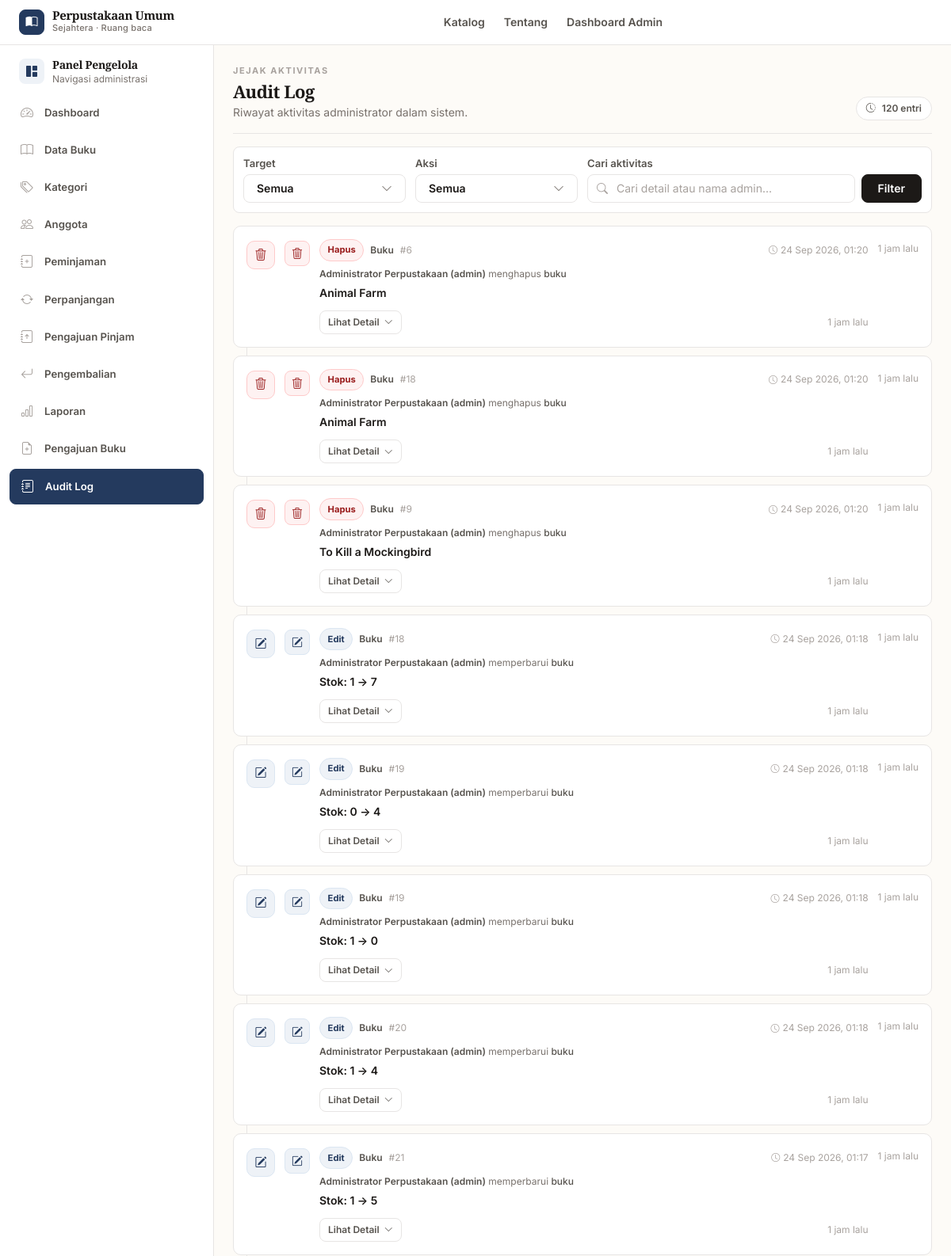
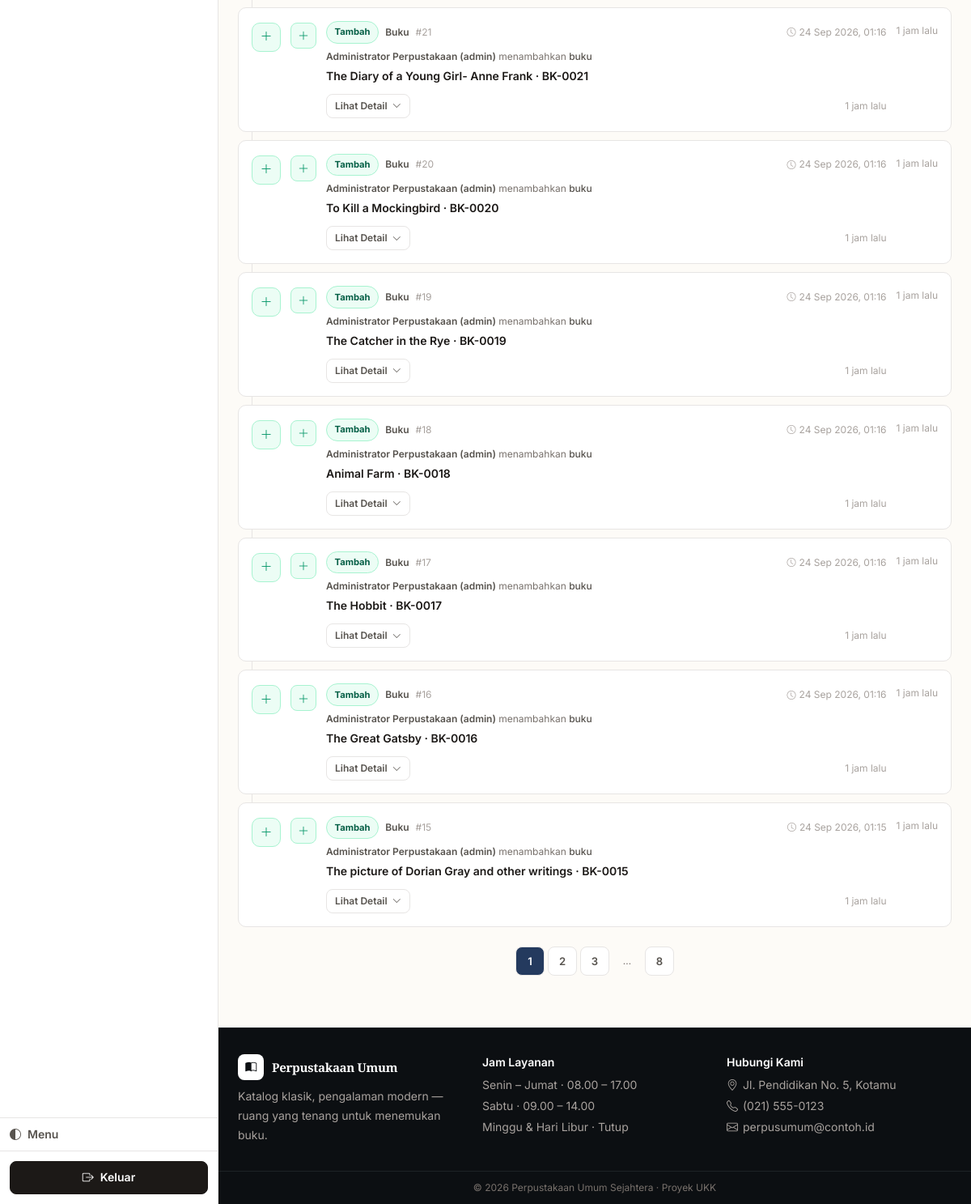
/admin/audit_log/index.php (signed in), run on the app's committed database (2 pictures, top to bottom).
### tables this page shows
CREATE TABLE `audit_log` (
  `id` int NOT NULL,
  `user_id` int DEFAULT NULL,
  `aksi` enum('tambah','edit','hapus') NOT NULL,
  `target_tabel` varchar(20) NOT NULL,
  `target_id` int NOT NULL,
  `detail` text,
  `created_at` timestamp NOT NULL DEFAULT CURRENT_TIMESTAMP
);

### includes/functions.php (called while the page is built, shortened)
<?php
function e($string) {
    return htmlspecialchars($string ?? '', ENT_QUOTES, 'UTF-8');
}
function clean($string) {
    return trim(strip_tags($string ?? ''));
}

### admin/audit_log/index.php (the view, shortened to what this page needs)
<?php
require_once __DIR__ . '/../../config/bootstrap.php';
$filter_tabel = $_GET['tabel'] ?? 'semua';
$filter_aksi = $_GET['aksi'] ?? 'semua';
$kata_kunci = clean($_GET['q'] ?? '');
$halaman = isset($_GET['halaman']) ? max(1, (int)$_GET['halaman']) : 1;
$per_halaman = 15;
$offset = ($halaman - 1) * $per_halaman;
$where = [];
$params = [];
$where_sql = $where ? ('WHERE ' . implode(' AND ', $where)) : '';
$total = 0;
$daftar = [];
$total_halaman = 1;
try {
    $stmt = $pdo->prepare("SELECT COUNT(*) FROM audit_log a LEFT JOIN admin adm ON adm.id_admin = a.user_id $where_sql");
    $stmt->execute($params);
    $total = (int)$stmt->fetchColumn();
    $total_halaman = max(1, (int)ceil($total / $per_halaman));
    $sql = "SELECT a.*, adm.nama AS admin_nama, adm.username FROM audit_log a LEFT JOIN admin adm ON adm.id_admin = a.user_id $where_sql ORDER BY a.created_at DESC, a.id DESC LIMIT :limit OFFSET :offset";
    $stmt = $pdo->prepare($sql);
    $stmt->bindValue(':limit', $per_halaman, PDO::PARAM_INT);
    $stmt->bindValue(':offset', $offset, PDO::PARAM_INT);
    $stmt->execute();
    $daftar = $stmt->fetchAll();
} catch (Throwable $e) {
    $total = 0;
    $daftar = [];
}
if (!function_exists('audit_friendly_label')) {
    function audit_friendly_label($key) {
        $map = [
            'judul' => 'Judul', 'kode' => 'Kode', 'kode_buku' => 'Kode Buku',
            'isbn' => 'ISBN', 'nama' => 'Nama', 'nama_kategori' => 'Nama Kategori',
            'keterangan' => 'Keterangan', 'penulis' => 'Penulis', 'penerbit' => 'Penerbit',
            'tahun_terbit' => 'Tahun Terbit', 'tahun' => 'Tahun', 'stok' => 'Stok',
            'tersedia' => 'Tersedia', 'id_kategori' => 'Kategori', 'kategori' => 'Kategori',
            'lokasi_rak' => 'Lokasi Rak', 'rak' => 'Rak', 'deskripsi' => 'Deskripsi',
            'cover' => 'Cover', 'status' => 'Status', 'alasan' => 'Alasan',
        ];
        $k = strtolower(trim((string)$key));
        return $map[$k] ?? ucwords(str_replace(['_', '-'], ' ', $k));
    }
}
if (!function_exists('audit_format_value')) {
    function audit_format_value($v) {
        if (is_array($v)) return json_encode($v, JSON_UNESCAPED_UNICODE);
        $s = (string)$v;
        return $s;
    }
}
if (!function_exists('audit_parse_detail')) {
    function audit_parse_detail($raw) {
        $str = trim((string)$raw);
        $decoded = json_decode($str, true);
        if (json_last_error() === JSON_ERROR_NONE && is_array($decoded)) {
            $items = [];
            $isChange = false;
            foreach ($decoded as $k => $v) {
                if (is_array($v) && array_key_exists('dari', $v) && array_key_exists('ke', $v)) {
                    $isChange = true;
                    $items[] = [
                        'key' => $k,
                        'label' => audit_friendly_label($k),
                        'dari' => audit_format_value($v['dari']),
                        'ke' => audit_format_value($v['ke']),
                        'type' => 'change'
                    ];
                } elseif (is_array($v) && count($v)===2 && isset($v['dari'])===false) {
                    $items[] = ['key'=>$k,'label'=>audit_friendly_label($k),'value'=>audit_format_value($v),'type'=>'value'];
                } else {
                    $items[] = ['key'=>$k,'label'=>audit_friendly_label($k),'value'=>audit_format_value($v),'type'=>'value'];
                }
            }
            return ['type'=> $isChange ? 'change' : 'value', 'items'=>$items, 'raw'=>$str];
        }
        return ['type'=>'text','items'=>[['label'=>'Detail','value'=>audit_format_value($str),'type'=>'value']],'raw'=>$str];
    }
}
if (!function_exists('audit_summary_line')) {
    function audit_summary_line($row, $parsed) {
        $aksi = $row['aksi'] ?? '';
        $target = $row['target_tabel'] ?? '';
        $detailRaw = $row['detail'] ?? '';
        if (!empty($parsed['items'])) {
            $items = $parsed['items'];
            $byKey = [];
            foreach ($items as $it) $byKey[$it['key']] = $it;
            if (isset($byKey['judul']) && $byKey['judul']['type']==='value') {
                $judul = $byKey['judul']['value'];
                $kode = $byKey['kode']['value'] ?? $byKey['kode_buku']['value'] ?? null;
                if ($judul && $kode && $kode!=='—') return $judul . ' · ' . $kode;
                if ($judul) return $judul;
            }
            if ($parsed['type']==='change' && !empty($items)) {
                $first = $items[0];
                $base = $first['label'] . ': ' . $first['dari'] . ' → ' . $first['ke'];
                return $base;
            }
        }
        $raw = trim((string)$detailRaw);
        $clean = trim($raw, "{} \t\n\r\"'");
        return $clean ?: 'Aktivitas dicatat';
    }
}
if (!function_exists('audit_waktu_format')) {
    function audit_waktu_format($ts) {
        $t = strtotime($ts);
        return date('d M Y, H:i', $t);
    }
}
if (!function_exists('audit_relative')) {
    function audit_relative($ts) {
        $t = strtotime($ts);
        $diff = time() - $t;
        if ($diff < 86400) return floor($diff/3600) . ' jam lalu';
        return '';
    }
}
require_once __DIR__ . '/../../includes/header.php';
require_once __DIR__ . '/../../includes/admin_menu.php';
?>
<div class="flex flex-col sm:flex-row sm:items-end justify-between gap-3 mb-4 pb-4" style="border-bottom:1px solid var(--border)">
  <div class="min-w-0">
    <p class="text-[11px] font-bold tracking-[.14em] uppercase" style="color:var(--text-faint-2)">Jejak aktivitas</p>
    <h1 class="font-display text-[22px] font-bold tracking-tight mt-1" style="color:var(--text)">Audit Log</h1>
    <p class="text-sm mt-1" style="color:var(--text-faint)">Riwayat aktivitas administrator dalam sistem.</p>
  </div>
  <span class="inline-flex items-center gap-2 rounded-full border px-3 py-1.5 text-xs font-semibold shrink-0" style="background:var(--surface); border-color:var(--border); color:var(--text-muted)"><i class="bi bi-clock-history"></i> <?= $total ?> entri</span>
</div>
<form method="get" class="bg-white rounded-lg border p-3 mb-4" style="border-color:var(--border)">
  <div class="grid grid-cols-1 sm:grid-cols-4 gap-3">
    <div>
      <label class="block text-xs font-bold mb-1.5" style="color:var(--text-muted)">Target</label>
    </div>
    <div>
      <label class="block text-xs font-bold mb-1.5" style="color:var(--text-muted)">Aksi</label>
    </div>
    <div class="sm:col-span-2">
      <label class="block text-xs font-bold mb-1.5" style="color:var(--text-muted)">Cari aktivitas</label>
      <div class="flex gap-2">
        <div class="relative flex-1">
          <i class="bi bi-search absolute left-3 top-1/2 -translate-y-1/2 text-sm" style="color:var(--text-faint-2)"></i>
          <input type="text" name="q" value="<?= e($kata_kunci) ?>" placeholder="Cari detail atau nama admin..." class="w-full h-10 border rounded-lg pl-9 pr-3 text-sm focus:outline-none focus:ring-2 focus:ring-brand-500" style="border-color:var(--border); background:var(--surface)">
        </div>
        <button class="h-10 bg-slate-900 hover:bg-slate-800 text-white px-5 rounded-lg text-sm font-semibold shrink-0">Filter</button>
      </div>
    </div>
  </div>
</form>
<?php if (empty($daftar) && $total===0): ?>
  <div class="text-center py-14 bg-white rounded-lg border" style="border-color:var(--border)">
    <div class="w-11 h-11 mx-auto rounded-lg flex items-center justify-center text-lg mb-3" style="background:var(--surface-2); color:var(--text-faint); border:1px solid var(--border)"><i class="bi bi-journal-text"></i></div>
    <h3 class="font-display font-semibold text-sm" style="color:var(--text)">Belum ada log</h3>
    <p class="text-sm mt-1 px-6 max-w-md mx-auto" style="color:var(--text-faint)">Lakukan tambah, edit, atau hapus pada buku atau kategori. Aktivitas akan tercatat otomatis.</p>
    <?php try { $pdo->query("SELECT 1 FROM audit_log LIMIT 1"); } catch (Throwable $e) { echo '<p class="text-xs mt-3 px-4 py-2 rounded-lg inline-block" style="background:#fffbeb; border:1px solid #fde68a; color:#92400e">Tabel <code>audit_log</code> belum ada — jalankan migrasi database.</p>'; } ?>
  </div>
<?php else: ?>
  <div class="audit-wrap space-y-2.5">
    <?php foreach ($daftar as $idx => $row):
      $aksi = $row['aksi'] ?? '';
      $target = $row['target_tabel'] ?? '';
      $parsed = audit_parse_detail($row['detail'] ?? '');
      $summary = audit_summary_line($row, $parsed);
      $waktu = audit_waktu_format($row['created_at'] ?? '');
      $rel = audit_relative($row['created_at'] ?? '');
      $adminNama = trim($row['admin_nama'] ?? '') ?: '—';
      $username = $row['username'] ?? '';
      $adminDisplay = $adminNama;
      if ($username) $adminDisplay .= ' (' . $username . ')';
      $targetLabel = $target==='pengajuan_buku' ? 'Pengajuan' : ucfirst($target);
      $aksiLabel = ucfirst($aksi);
      $verb = $aksi==='tambah' ? 'menambahkan' : ($aksi==='edit' ? 'memperbarui' : 'menghapus');
      $iconClass = $aksi==='tambah' ? 'audit-icon-tambah' : ($aksi==='edit' ? 'audit-icon-edit' : 'audit-icon-hapus');
      $badgeClass = $aksi==='tambah' ? 'audit-badge-tambah' : ($aksi==='edit' ? 'audit-badge-edit' : 'audit-badge-hapus');
      $icon = $aksi==='tambah' ? 'bi-plus-lg' : ($aksi==='edit' ? 'bi-pencil-square' : 'bi-trash3');
      $hasDetail = !empty($parsed['items']);
      $targetId = (int)$row['target_id'];
    ?>
      <article class="audit-card p-3 sm:p-4 relative" style="<?= $idx===0 && count($daftar)>1 ? '' : '' ?>">
        <div class="flex gap-3">
          <span class="audit-icon <?= $iconClass ?> mt-0.5 hidden sm:flex"><i class="bi <?= $icon ?>"></i></span>
          <span class="audit-icon <?= $iconClass ?> mt-0.5 flex sm:hidden" style="width:32px;height:32px;border-radius:8px;font-size:14px"><i class="bi <?= $icon ?>"></i></span>
          <div class="flex-1 min-w-0">
            <div class="flex flex-wrap items-center gap-2">
              <span class="audit-badge <?= $badgeClass ?>"><?= e($aksiLabel) ?></span>
              <span class="text-xs font-semibold" style="color:var(--text-muted)"><?= e($targetLabel) ?></span>
              <span class="text-xs" style="color:var(--text-faint-2)">#<?= $targetId ?></span>
              <span class="hidden sm:inline-flex items-center gap-1 text-xs ml-auto whitespace-nowrap" style="color:var(--text-faint-2)"><i class="bi bi-clock text-[11px]"></i> <?= e($waktu) ?></span>
            </div>
            <p class="text-xs mt-2" style="color:var(--text-faint)">
              <span class="font-semibold" style="color:var(--text-muted)"><?= e($adminDisplay) ?></span>
              <span><?= e($verb) ?></span>
              <span class="font-medium" style="color:var(--text-muted)"><?= e(strtolower($targetLabel)) ?></span>
            </p>
            <p class="text-sm font-semibold mt-1.5 leading-5" style="color:var(--text)">
              <?= e($summary) ?>
            </p>
            <div class="mt-3 flex items-center gap-2">
              <?php if ($hasDetail): ?>
                <button type="button" data-audit-toggle aria-expanded="false" class="inline-flex items-center gap-1.5 text-xs font-semibold px-2.5 py-1.5 rounded-lg border bg-white hover:bg-slate-50" style="border-color:var(--border); color:var(--text-muted)">
                  <span class="toggle-label">Lihat Detail</span>
                  <i class="bi bi-chevron-down text-[11px] transition-transform"></i>
                </button>
              <?php else: ?>
                <span class="text-xs" style="color:var(--text-faint-2)">Tidak ada detail tambahan</span>
              <?php endif; ?>
              <span class="ml-auto hidden sm:inline text-xs" style="color:var(--text-faint-2)"><?php if ($rel): ?><?= e($rel) ?><?php endif; ?></span>
            </div>
          </div>
          <?php if ($rel): ?>
            <span class="hidden lg:block text-xs whitespace-nowrap mt-1 shrink-0" style="color:var(--text-faint-2)"><?= e($rel) ?></span>
          <?php endif; ?>
        </div>
      </article>
    <?php endforeach; ?>
  </div>
  <?php if ($total_halaman > 1): ?>
    <div class="flex justify-center items-center gap-1 mt-6 flex-wrap">
      <?php
        $pages = [];
        if ($total_halaman <= 7) {
          for ($i=1;$i<=$total_halaman;$i++) $pages[]=$i;
        } else {
          $pages[] = 1;
          $start = max(2, $halaman - 2);
          $end = min($total_halaman-1, $halaman + 2);
          for ($i=$start;$i<=$end;$i++) $pages[]=$i;
          if ($halaman < $total_halaman - 3) $pages[] = '...';
          $pages[] = $total_halaman;
        }
        foreach ($pages as $p):
          if ($p === '...'): ?>
            <span class="shrink-0 w-9 h-9 flex items-center justify-center text-xs" style="color:var(--text-faint)">…</span>
          <?php else: ?>
            <a href="?tabel=<?= e($filter_tabel) ?>&aksi=<?= e($filter_aksi) ?>&q=<?= urlencode($kata_kunci) ?>&halaman=<?= $p ?>"
               class="shrink-0 w-9 h-9 flex items-center justify-center rounded-lg text-sm font-semibold transition <?= $p===$halaman ? 'bg-brand-600 text-white' : 'bg-white border hover:bg-slate-50' ?>" style="<?= $p===$halaman ? '' : 'border-color:var(--border); color:var(--text-muted)' ?>"><?= $p ?></a>
          <?php endif;
        endforeach;
      ?>
    </div>
  <?php endif; ?>
<?php endif; ?>
<?php require_once __DIR__ . '/../../includes/footer.php'; ?>

### data on the page
audit_log: aksi "Hapus", target_tabel "Buku", target "6", created_at "24 Sep 2026, 01:20", user.username "Administrator Perpustakaan (admin)", aksi "menghapus", target_tabel "buku", detail "Animal Farm", created_at "1 jam lalu"
audit_log: aksi "Hapus", target_tabel "Buku", target "18", created_at "24 Sep 2026, 01:20", user.username "Administrator Perpustakaan (admin)", aksi "menghapus", target_tabel "buku", detail "Animal Farm", created_at "1 jam lalu"
audit_log: aksi "Hapus", target_tabel "Buku", target "9", created_at "24 Sep 2026, 01:20", user.username "Administrator Perpustakaan (admin)", aksi "menghapus", target_tabel "buku", detail "To Kill a Mockingbird", created_at "1 jam lalu"
audit_log: aksi "Edit", target_tabel "Buku", target "18", created_at "24 Sep 2026, 01:18", user.username "Administrator Perpustakaan (admin)", aksi "memperbarui", target_tabel "buku", detail "Stok: 1 → 7", created_at "1 jam lalu"
audit_log: aksi "Edit", target_tabel "Buku", target "19", created_at "24 Sep 2026, 01:18", user.username "Administrator Perpustakaan (admin)", aksi "memperbarui", target_tabel "buku", detail "Stok: 0 → 4", created_at "1 jam lalu"
audit_log: aksi "Edit", target_tabel "Buku", target "19", created_at "24 Sep 2026, 01:18", user.username "Administrator Perpustakaan (admin)", aksi "memperbarui", target_tabel "buku", detail "Stok: 1 → 0", created_at "1 jam lalu"
audit_log: aksi "Edit", target_tabel "Buku", target "20", created_at "24 Sep 2026, 01:18", user.username "Administrator Perpustakaan (admin)", aksi "memperbarui", target_tabel "buku", detail "Stok: 1 → 4", created_at "1 jam lalu"
audit_log: aksi "Edit", target_tabel "Buku", target "21", created_at "24 Sep 2026, 01:17", user.username "Administrator Perpustakaan (admin)", aksi "memperbarui", target_tabel "buku", detail "Stok: 1 → 5", created_at "1 jam lalu"
audit_log: aksi "Tambah", target_tabel "Buku", target "21", created_at "24 Sep 2026, 01:16", user.username "Administrator Perpustakaan (admin)", aksi "menambahkan", target_tabel "buku", detail "The Diary of a Young Girl- Anne Frank · BK-0021", created_at "1 jam lalu"
audit_log: aksi "Tambah", target_tabel "Buku", target "20", created_at "24 Sep 2026, 01:16", user.username "Administrator Perpustakaan (admin)", aksi "menambahkan", target_tabel "buku", detail "To Kill a Mockingbird · BK-0020", created_at "1 jam lalu"
audit_log: aksi "Tambah", target_tabel "Buku", target "19", created_at "24 Sep 2026, 01:16", user.username "Administrator Perpustakaan (admin)", aksi "menambahkan", target_tabel "buku", detail "The Catcher in the Rye · BK-0019", created_at "1 jam lalu"
audit_log: aksi "Tambah", target_tabel "Buku", target "18", created_at "24 Sep 2026, 01:16", user.username "Administrator Perpustakaan (admin)", aksi "menambahkan", target_tabel "buku", detail "Animal Farm · BK-0018", created_at "1 jam lalu"
audit_log: aksi "Tambah", target_tabel "Buku", target "17", created_at "24 Sep 2026, 01:16", user.username "Administrator Perpustakaan (admin)", aksi "menambahkan", target_tabel "buku", detail "The Hobbit · BK-0017", created_at "1 jam lalu"
audit_log: aksi "Tambah", target_tabel "Buku", target "16", created_at "24 Sep 2026, 01:16", user.username "Administrator Perpustakaan (admin)", aksi "menambahkan", target_tabel "buku", detail "The Great Gatsby · BK-0016", created_at "1 jam lalu"
audit_log: aksi "Tambah", target_tabel "Buku", target "15", created_at "24 Sep 2026, 01:15", user.username "Administrator Perpustakaan (admin)", aksi "menambahkan", target_tabel "buku", detail "The picture of Dorian Gray and other writings · BK-0015", created_at "1 jam lalu"

### other printed values
$item['label'] "Dashboard"
$item['label'] "Data Buku"
$item['label'] "Kategori"
$item['label'] "Anggota"
$item['label'] "Peminjaman"
$item['label'] "Perpanjangan"
$item['label'] "Pengajuan Pinjam"
$item['label'] "Pengembalian"
$item['label'] "Laporan"
$item['label'] "Pengajuan Buku"
$item['label'] "Audit Log"
$total "120"
$p "1"
$p "2"
$p "3"
